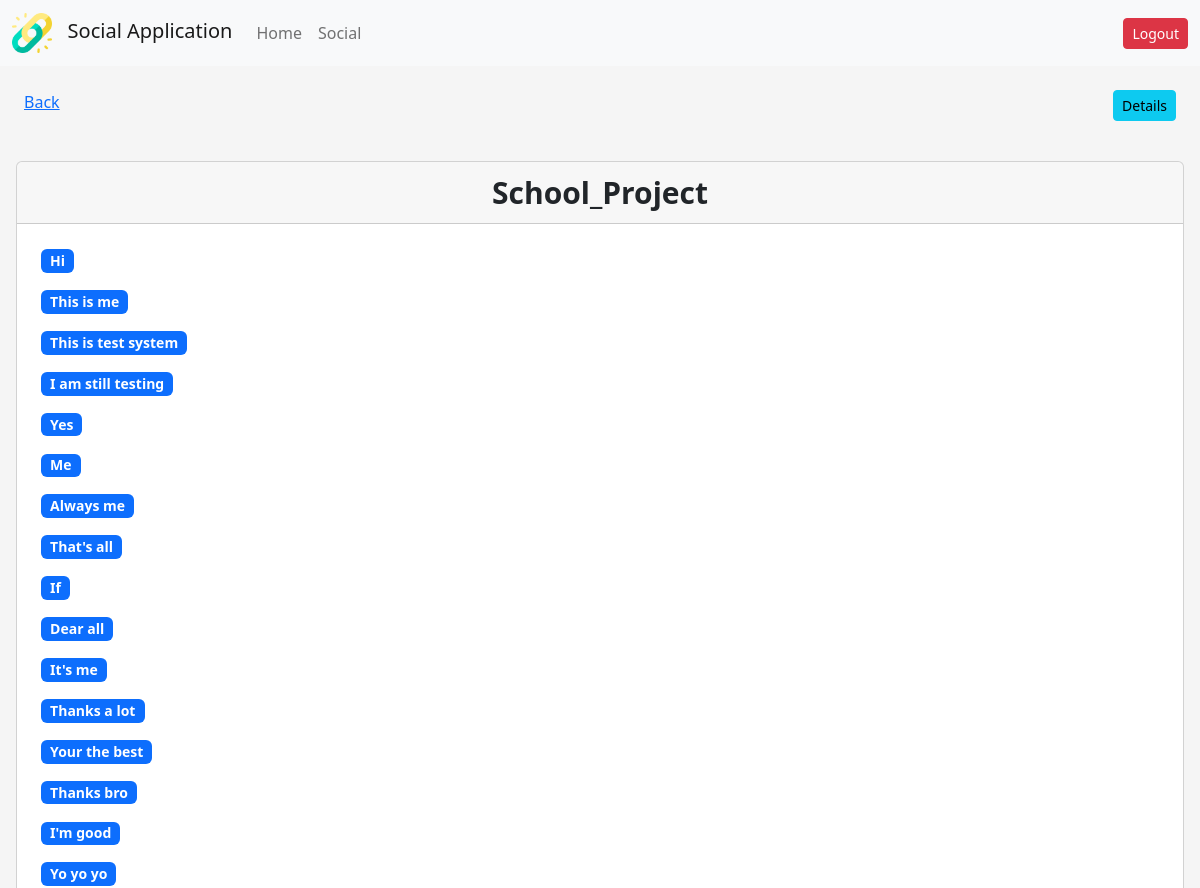
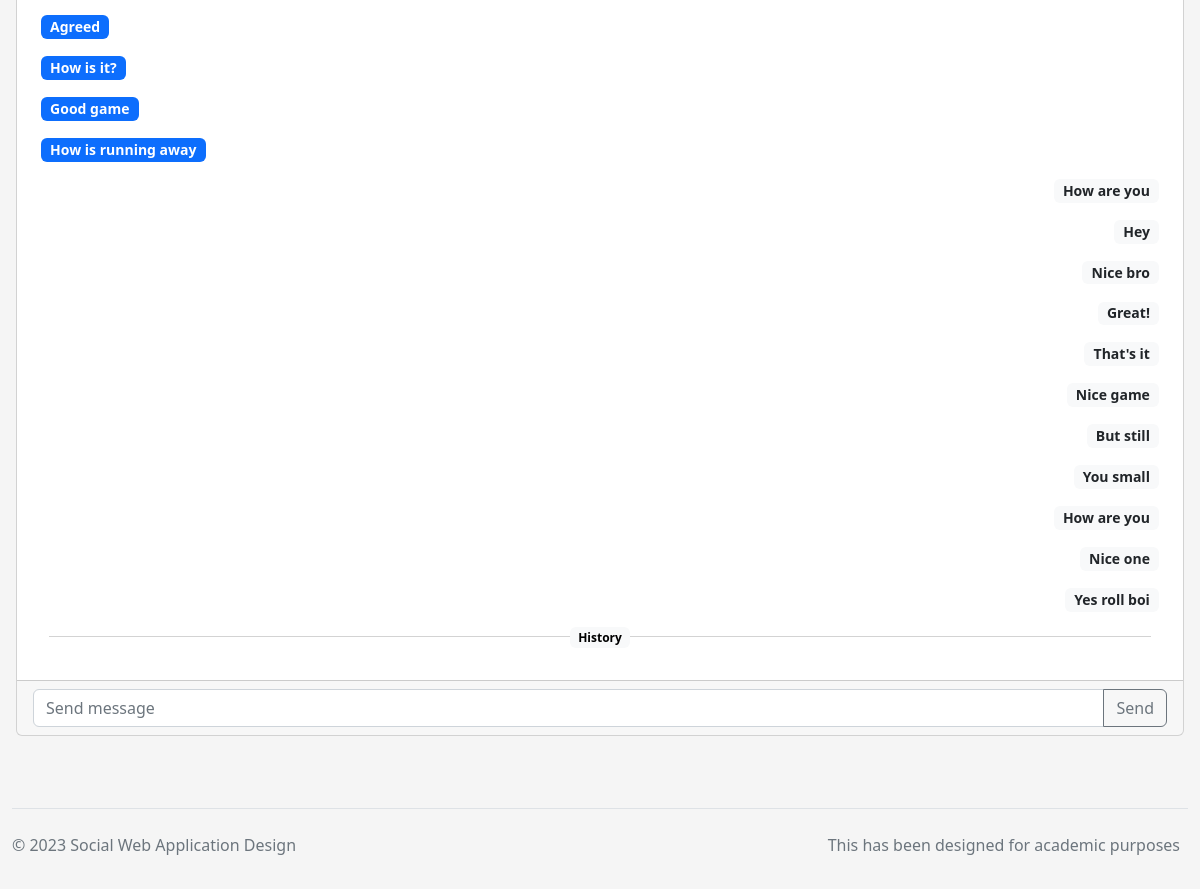
/chat/School_Project/ (signed in), run on the app's committed database (2 pictures, top to bottom).
### webapp/models.py (models this page shows, shortened)
class Rooms(models.Model):
    name = models.CharField(max_length=256, null=False, blank=False)
    description = models.CharField(max_length=256, null=False, blank=False)
    user = models.ForeignKey(AppUser, on_delete=models.CASCADE, null=True, blank=True)

class Chats(models.Model):
    message = models.CharField(max_length=256, null=False, blank=False)
    user = models.ForeignKey(AppUser, on_delete=models.CASCADE, null=False, blank=False)
    room = models.ForeignKey(Rooms, on_delete=models.CASCADE, null=True, blank=True)

### webapp/views.py (the view)
# urls.py: path('chat/<str:room_name>/', views.chat),
@csrf_exempt
@login_required(login_url='/login/')
def chat(request, room_name):
    history_chats = Chats.objects.filter(
        room=Rooms.objects.get(name=room_name)
    ).values()
    user_raw_object = AppUser.objects.get(user=User.objects.get(pk=request.user.id))
    try:
        room_raw_object = Rooms.objects.get(name=room_name, user=user_raw_object).id
    except:
        room_raw_object = Rooms.objects.get(name=room_name).id
    history_personal = []
    history_others = []
    if len(history_chats):
        print("History Found!")
        for chat in history_chats:
            if str(chat["user_id"]) == str(AppUser.objects.get(user=User.objects.get(pk=request.user.id)).id):
                history_personal.append(chat)
            else:
                history_others.append(chat)
    return render(request, './internal/chat.html', {
        'room_name': room_name,
        'userId': request.user.id,
        'room': room_raw_object,
        'user': user_raw_object,
        'history_personal': history_personal,
        'history_others': history_others
    })

### webapp/templates/internal/chat.html (shortened to what this page needs)
{% extends "../base.html" %}
{% block content %}
{% include "../partials/header.html" %}
<div class="d-flex flex-column bd-highlight mb-3">
    <div class="p-3 bd-highlight">
        <div class="d-flex justify-content-between">
            <div class="p-2">
                <a href="../../home">Back</a>
            </div>
            <div class="p-2">
                <button class="btn btn-info btn-sm">Details</button>
            </div>
        </div>
    </div>
    <div class="p-3 bd-highlight">
        <div class="row">
            <div class="col-12">
                <div class="card text-center w-100">
                    <div class="card-header fw-bold" id="room_name" style="font-size: 30px;">{{ room_name }}</div>
                    <div class="card-body">
                        {% for chat in history_others %}
                        <div class="d-flex bd-highlight">
                            <div class="p-2 flex-shrink-1 bd-highlight">
                                <div class="badge bg-primary text-start" style="width:auto; font-size: 14px;">
                                    {{chat.message}}
                                </div>
                            </div>
                            <div class="p-2 w-100 bd-highlight"></div>
                        </div>
                        {% endfor %}
                        {% for chat in history_personal %}
                        <div class="d-flex bd-highlight">
                            <div class="p-2 w-100 bd-highlight"></div>
                            <div class="p-2 flex-shrink-1 bd-highlight">
                                <div class="badge bg-light text-dark" style="width:auto; font-size: 14px;">
                                    {{chat.message}}
                                </div>
                            </div>
                        </div>
                        {% endfor %}
                        <div class="text-center" style="margin: 1rem">
                            <span class="badge text-bg-light">History</span>
                        </div>
                    </div>
                    <div class="card-footer text-muted">
                        <form method="POST">
                            <div class="input-group mb-0">
                                <input id="chat-message-input" type="text" class="form-control"
                                       placeholder="Send message">
                                <button class="btn btn-outline-secondary" value="send" type="button"
                                        id="chat-message-submit">Send
                                </button>
                            </div>
                        </form>
                    </div>
                </div>
            </div>
        </div>
    </div>
    <div class="p-3 bd-highlight">
    </div>
</div>
{% include "../partials/footer.html" %}
{% endblock %}

### webapp/templates/base.html (style rules this page uses)
body { background-color: #f5f5f5; }

### data on the page
Rooms: name "School_Project"
Chats: message "Hi"
Chats: message "This is me"
Chats: message "This is test system"
Chats: message "I am still testing"
Chats: message "Yes"
Chats: message "Me"
Chats: message "Always me"
Chats: message "That's all"
Chats: message "If"
Chats: message "Dear all"
Chats: message "It's me"
Chats: message "Thanks a lot"
Chats: message "Your the best"
Chats: message "Thanks bro"
Chats: message "I'm good"
Chats: message "Yo yo yo"
Chats: message "Agreed"
Chats: message "How is it?"
Chats: message "Good game"
Chats: message "How is running away"
Chats: message "How are you"
Chats: message "Hey"
Chats: message "Nice bro"
Chats: message "Great!"
Chats: message "That's it"
Chats: message "Nice game"
Chats: message "But still"
Chats: message "You small"
Chats: message "How are you"
Chats: message "Nice one"
Chats: message "Yes roll boi"
